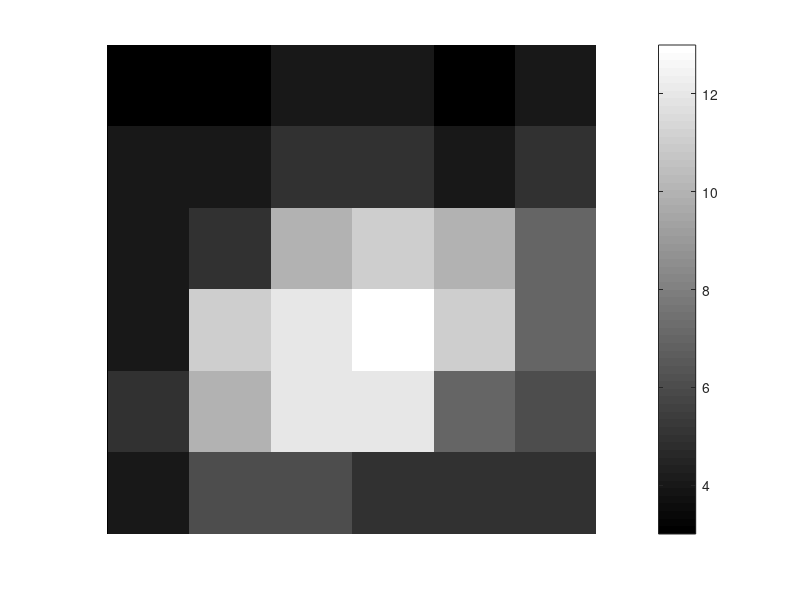

MATLAB code for this plot: (Note: this script raises an error after producing the figure.)
%% METHODES PONCTUELLES TRAITEMENT D'IMAGE
%Prétraitement après acquisition( echantillonnage et quantification)
% Marlène ADEI

%Travail_1: Binarisation et Normalisation

%Affichage de l'image
clear, close,clc;

I = [
      3 3 4 4 3 4;
      4 4 5 5 4 5;
      4 5 10 11 10 7;
      4 11 12 13 11 7;
      5 10 12 12 7 6;
      4 6 6 5 5 5;
];
figure(1)
imshow(I , [], 'InitialMagnification', 'fit');
colorbar();

%Histogramme de l'image
figure(2)
histogram(I(:), 0:15);
xlabel("Valeur du pixel");
ylabel("Occurences");
title("Histogramme avant normalisation");
grid on;

%Binarisation de l'image
I_bin1 = zeros(size(I));

%Seuillage heuristiques 
seuil_1 = (min(I(:))+max(I(:)))/2;
[M,N] = size(I);

%Avec une boucle
% for m = 1 : M
%     for n = 1: N
%         if I(m,n) <seuil
%             I_bin1(m,n) = 0;
%         else 
%             I_bin1(m,n) = 1;
%         end
%     end
% end

%Sans Boucle
I_bin2 = I >= seuil_1;

figure(3)
imshow(I_bin2, [], 'InitialMagnification', 'fit');
title("Image Binarisée par seuillage Heuristique")
colorbar();

%Seuillage methodes des modes(visuelle)
%On choisit un seuil par observation de l'histogramme 

seuil_2 = 9;
I_bin3 = I >= seuil_2;

figure(4)
imshow(I_bin3,'InitialMagnification','fit')
title("Image Binarisée par méthodes des modes")
colorbar();

%Seuillage par méthode de OTSU
%fond et objet relativement uniforme
%distributions fond et objet disjoints
%variance intraclasse faible et interclasse forte
%OTSU choisit le seuil qui respecte au mieux ces hypothèses

%%
clear, close,clc;
Image = [
      3 3 4 4 3 4;
      4 4 5 5 4 5;
      4 5 10 11 10 7;
      4 11 12 13 11 7;
      5 10 12 12 7 6;
      4 6 6 5 5 5;
];

seuil = 8;
% classe_1 = Image < seuil;
% classe_2 = Image >=seuil;
% 
% result_1 = classe_1 .* Image;
Classe_1 = Image(Image < seuil);

vect = [5 4 5 0 3 3 0];
vect = vect(vect > 0)
N = length(vect);
moy = mean(vect)

var_intra_class_1 = 0;
 for k = 1:N
    var_intra_class_1 = var_intra_class_1 + (vect(k) - moy)^2;
 end
var_intra_class_1 = var_intra_class_1/N;
score = []

for k = 1:N 
    score(k) = k + 1;
end

 [val_min, idx] = min(score)